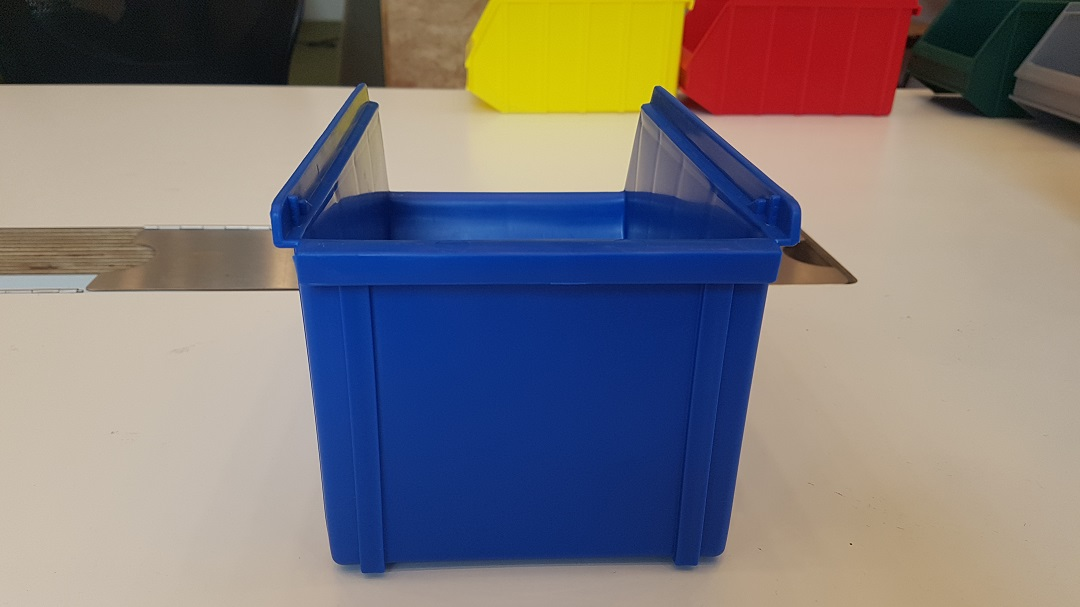
#> input picture vision/Pictures/BlauwAchter.png, 1080 x 607 px, given in place of the camera
$ python gateRun.py
#> lines starting #> are read from the running program, lines starting #| are printed output that depends on the picture; after the words box and inside, x2 and y2 are one past the last pixel; in counts of white or black regions, pixels touching at a corner belong together
import cv2
import numpy as np
import math

def Gate():
    cap = cv2.VideoCapture(0)
    while(1):
        _, frame = cap.read()
#> frame is the input picture: shape (607, 1080, 3); mean B, G, R 123.2, 121.1, 127.1
        #([100,150,0], [140,255,255])
        # go over the boundaries, blue beam
        lower_blue = np.array([100,150,0])
        upper_blue = np.array([140,255,255])
        #mask
        hsv = cv2.cvtColor(frame, cv2.COLOR_RGB2HSV)
#> hsv: shape (607, 1080, 3); mean H, S, V 73.9, 108.4, 155.6
        mask = cv2.inRange(hsv, lower_blue, upper_blue)
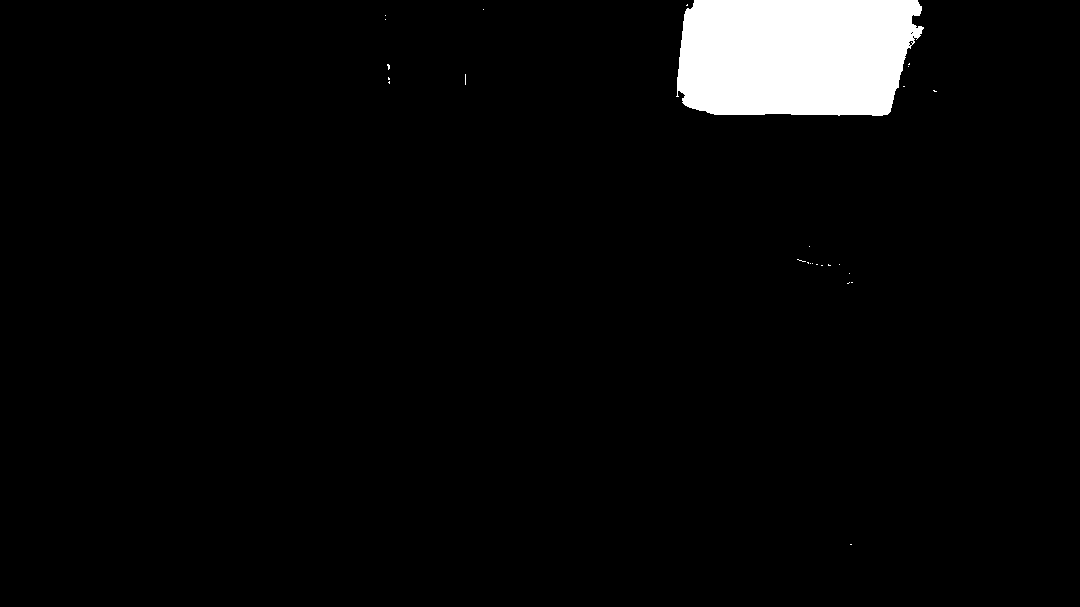
#> mask: shape (607, 1080); 3.9% white; 26 white regions (25 under 20 px)
        #contours
        contours, hierarchy = cv2.findContours(mask, cv2.RETR_TREE, cv2.CHAIN_APPROX_SIMPLE)
#> contours = 31 contours, 30 with area under 20; largest, box (x1, y1, x2, y2) and area: (676, 0, 924, 116) 25334
        for cnr in range(len(contours)):
            cnt = contours[cnr]
            area = cv2.contourArea(cnt)
            perimeter = cv2.arcLength(cnt, True)
            if(perimeter >0):
                factor = 4 * math.pi * area / perimeter**2
            else:
                factor = 0
            x, y, w, h = cv2.boundingRect(cnt)
            if(area >200 and area <3600 and factor >0 and factor <0.88):
                frame = cv2.rectangle(frame, (x, y), (x + w, y + h), (0, 0, 0), 2)
#> this loop made 31 passes
#> (area, perimeter, factor, x, y, w, h) on pass 26: (25333.5, 736.8, 0.586, 676, 0, 248, 116)

        #show vid
        cv2.imshow("Frame", frame)

        if cv2.waitKey(1) & 0xFF == ord('q'):
#> (key q is pressed here)
            break
    cap.release()
    cv2.destroyAllWindows()

Gate()

$ run again, on vision/Pictures/BlauwNaast.png
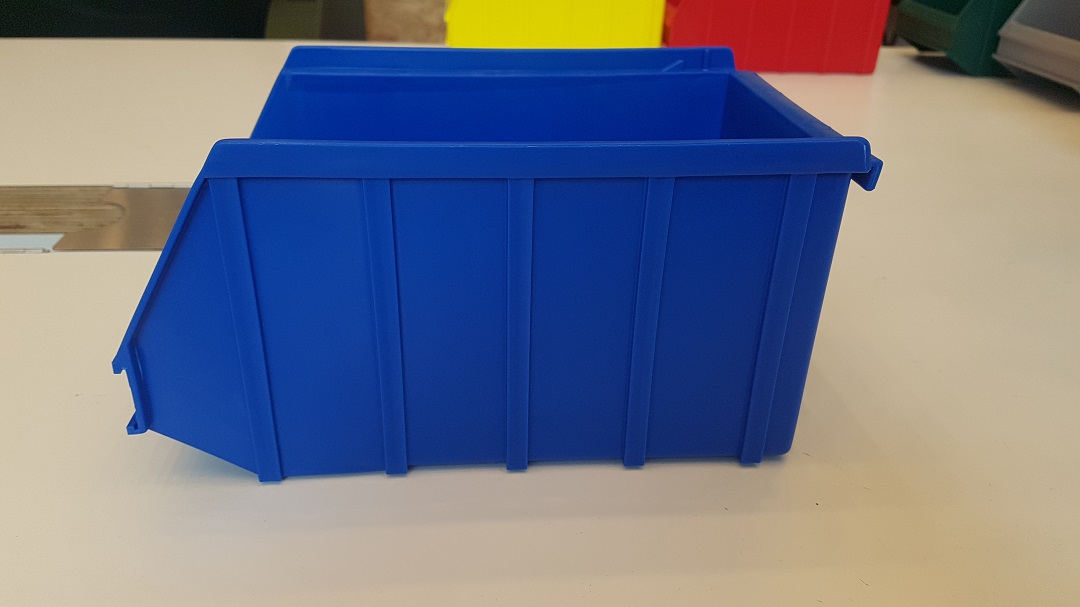
#> input picture vision/Pictures/BlauwNaast.png, 1080 x 607 px, given in place of the camera
#> in Gate, frame is the input picture: shape (607, 1080, 3); mean B, G, R 135.3, 116.6, 112.2
#> hsv: shape (607, 1080, 3); mean H, S, V 62.3, 134.4, 163.5
#> in Gate, `mask = cv2.inRange(hsv, lower_blue, upper_blue)`:
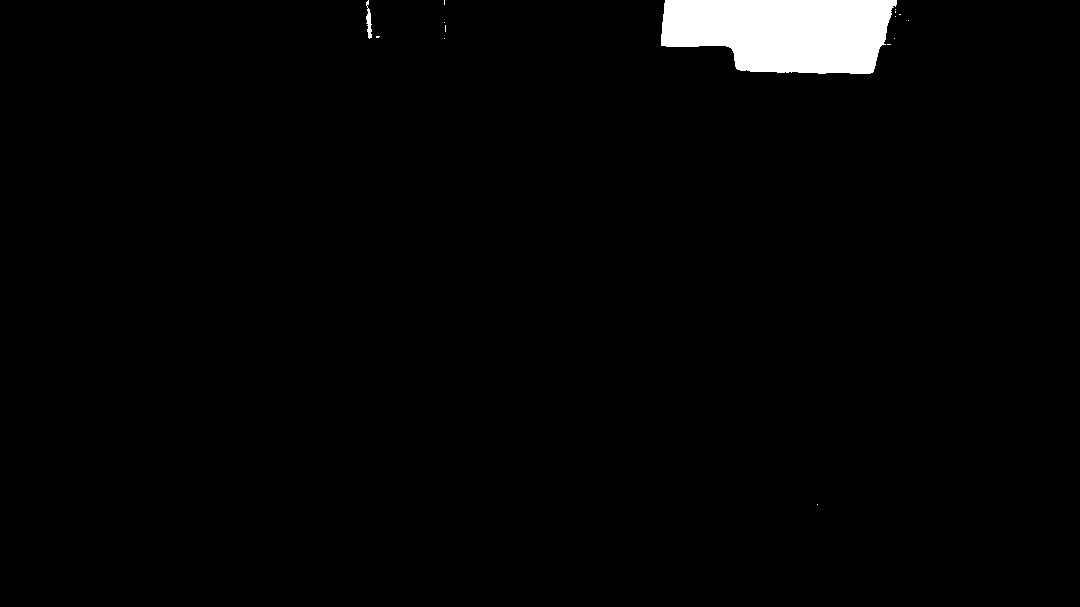
#> mask: shape (607, 1080); 2.2% white; 15 white regions (13 under 20 px)
#> contours = 15 contours, 13 with area under 20; largest, box (x1, y1, x2, y2) and area: (661, 0, 897, 74) 13996, (366, 0, 372, 39) 88
#> the loop in Gate, `for cnr in range(len(contours)):` made 15 passes
#> (area, perimeter, factor, x, y, w, h) on passes 13, 15: (13996, 606, 0.479, 661, 0, 236, 74), (88.5, 90.18, 0.137, 366, 0, 6, 39)

$ run again, on vision/Pictures/BlauwNaast3.png
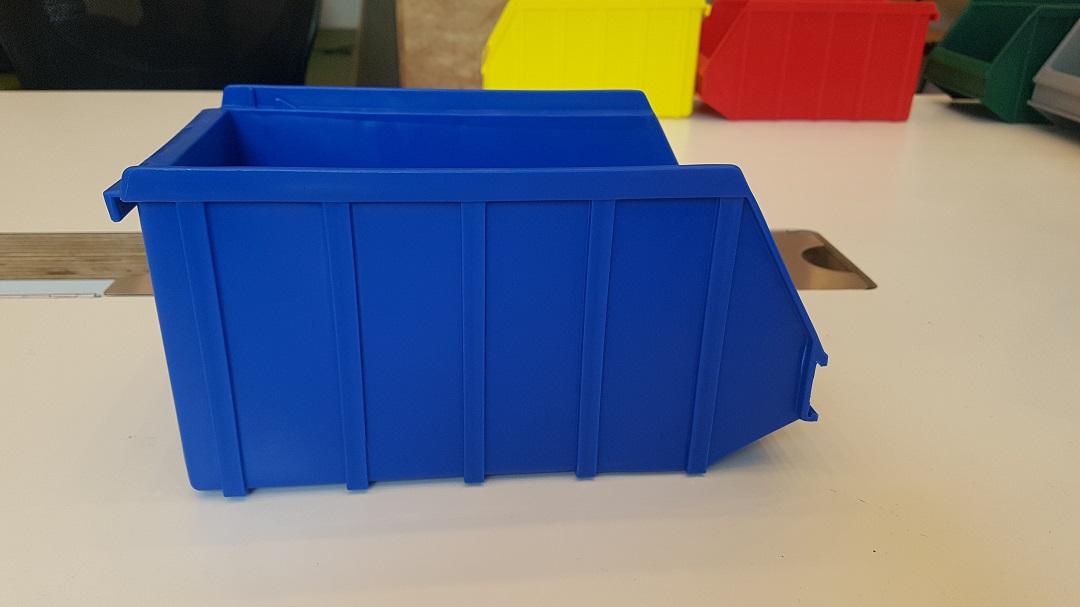
#> input picture vision/Pictures/BlauwNaast3.png, 1080 x 607 px, given in place of the camera
#> in Gate, frame is the input picture: shape (607, 1080, 3); mean B, G, R 132.1, 117.9, 116.1
#> hsv: shape (607, 1080, 3); mean H, S, V 64.4, 132.9, 165.1
#> in Gate, `mask = cv2.inRange(hsv, lower_blue, upper_blue)`:
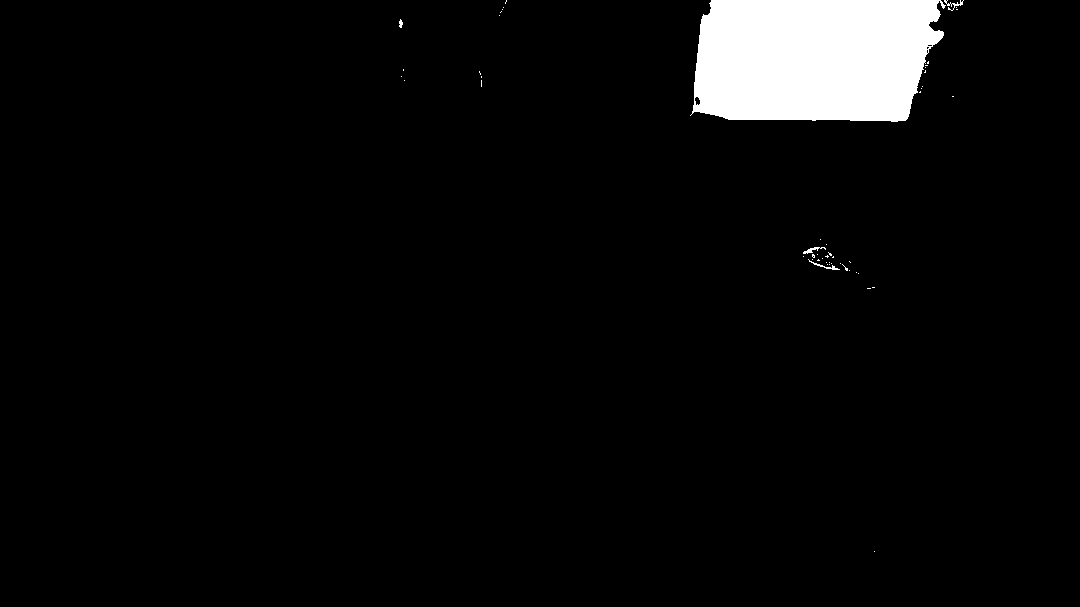
#> mask: shape (607, 1080); 4.2% white; 51 white regions (46 under 20 px)
#> contours = 56 contours, 51 with area under 20; largest, box (x1, y1, x2, y2) and area: (690, 0, 946, 122) 26894, (694, 96, 701, 106) 38, (803, 247, 826, 254) 34, (808, 259, 840, 270) 29, (944, 0, 964, 11) 24
#> the loop in Gate, `for cnr in range(len(contours)):` made 56 passes
#> (area, perimeter, factor, x, y, w, h) on passes 17, 26, 50, 51, 52: (29, 75.11, 0.0646, 808, 259, 32, 11), (34.5, 59.7, 0.122, 803, 247, 23, 7), (23.5, 94.33, 0.0332, 944, 0, 20, 11), (26894, 771.2, 0.568, 690, 0, 256, 122), (38.5, 25.56, 0.741, 694, 96, 7, 10)
